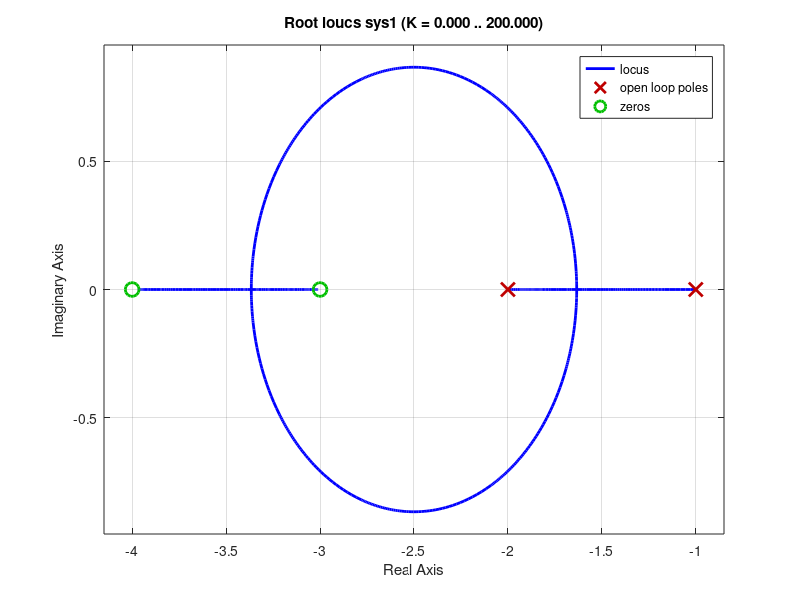
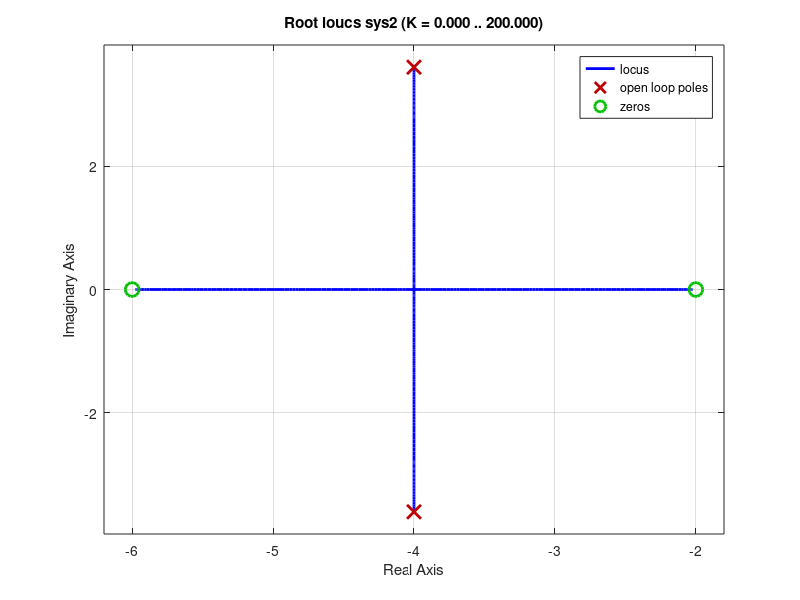
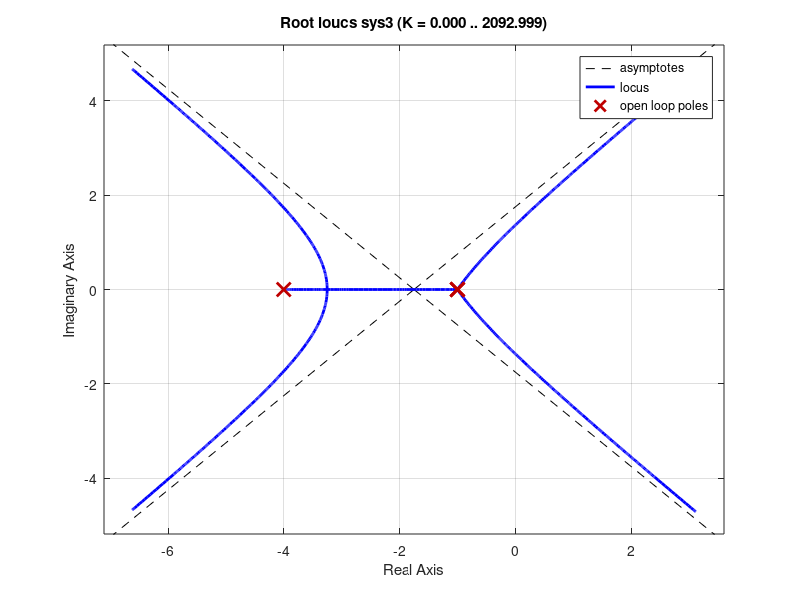
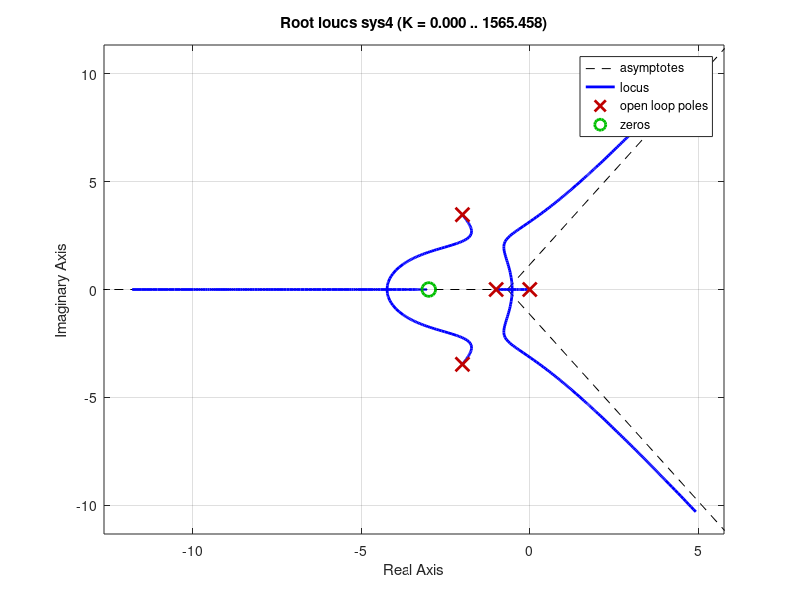

These charts were generated, in order, by the following MATLAB code:
pkg load control

# random 1
n1=[1 7 12];
d1=[1 3 2];
sys1=tf(n1,d1);

# random 2
n2=[1 8 12];
d2=[1 8 29];
sys2=tf(n2,d2);

# random 3
n3=[1];
d3=[1  7 15 13 4];
sys3=tf(n3,d3);

# random 4
n4=[0 0 0 1 3];
d4=[1 5 20 16 0];
sys4=tf(n4,d4);

# random 5
n5=[1 2 2];
d5=[1 9 33 1 51 26 0];
sys5=tf(n5,d5);

figure(1)
rlocus(sys1);

figure(2)
rlocus(sys2);

figure(3)
rlocus(sys3);

figure(4)
rlocus(sys4);

figure(5)
rlocus(sys5);
